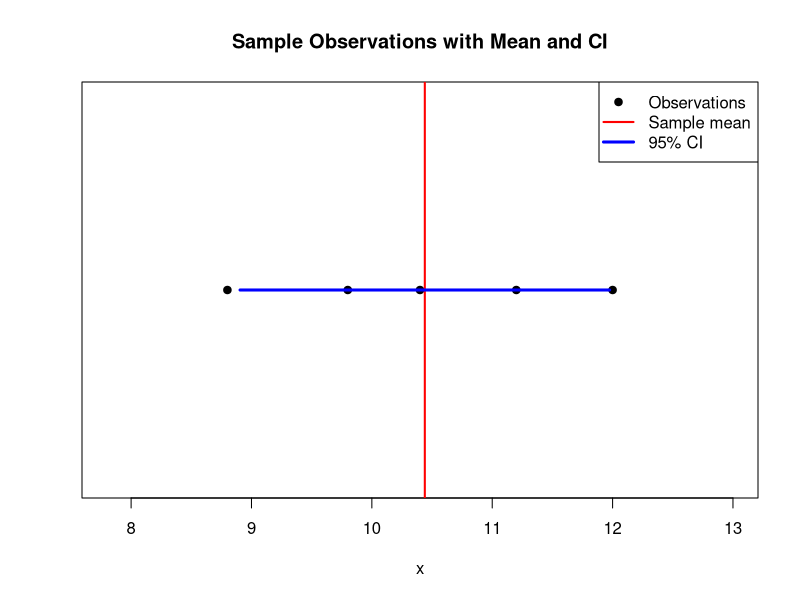

R code for this plot:
x <- c(9.8, 11.2, 10.4, 12.0, 8.8)

# Basic scatterplot
plot(x, rep(1, length(x)), pch = 19, xlim = range(x) + c(-1, 1),
     ylab = "", yaxt = "n",
     main = "Sample Observations with Mean and CI")

# Mean line
abline(v = mean(x), col = "red", lwd = 2)

# 95% CI from t.test
tt <- t.test(x, mu = 10)
segments(tt$conf.int[1], 1, tt$conf.int[2], 1, col = "blue", lwd = 3)

legend("topright",
       legend = c("Observations", "Sample mean", "95% CI"),
       col = c("black", "red", "blue"),
       pch = c(19, NA, NA),
       lwd = c(NA, 2, 3))
